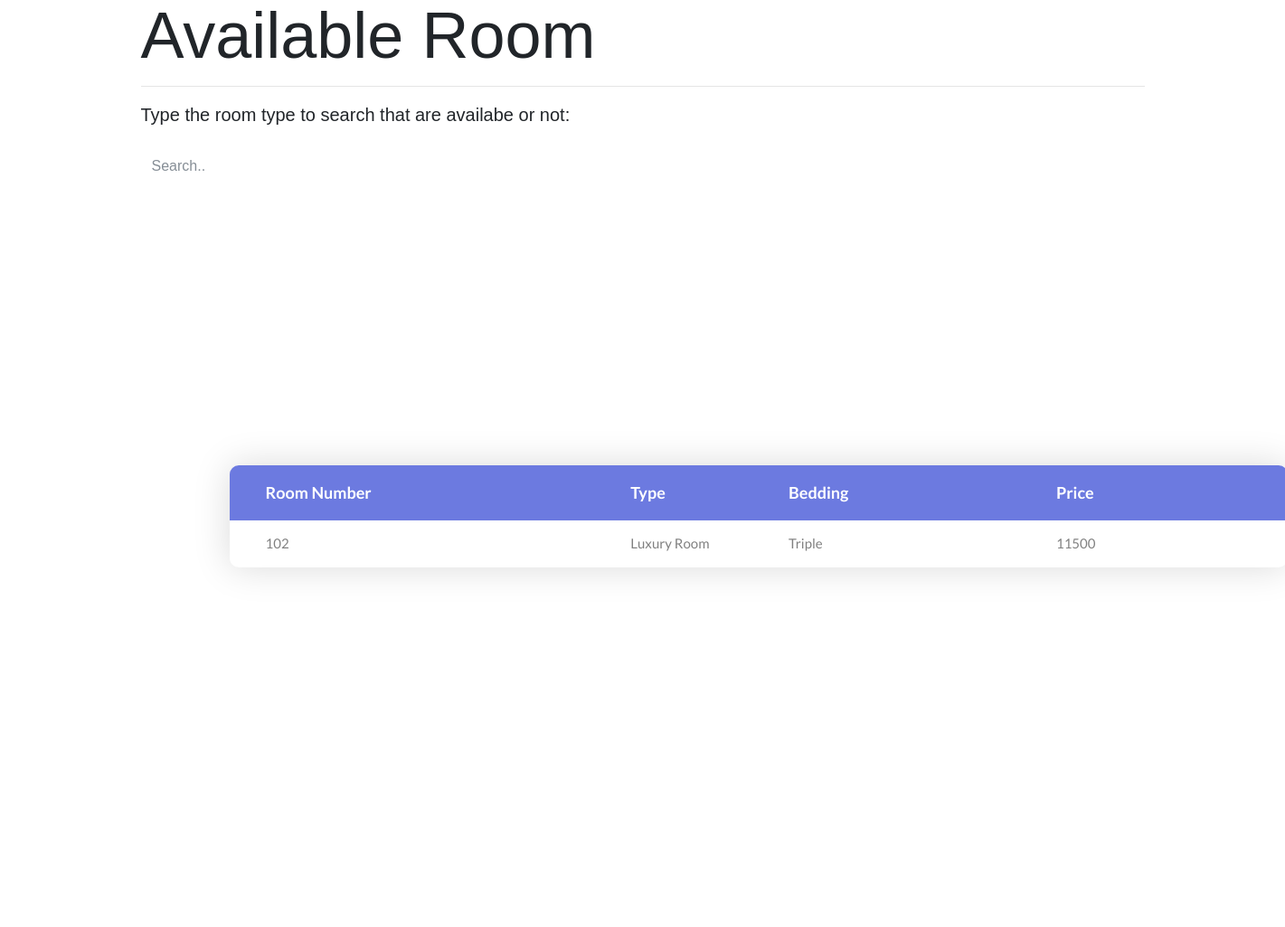
Page /availabe_room.php on the committed database.
### tables this page shows
CREATE TABLE `room_num` (
  `id` int(6) NOT NULL,
  `t_id` int(10) NOT NULL,
  `cusid` int(15) DEFAULT NULL
);

CREATE TABLE `room` (
  `id` int(10) UNSIGNED NOT NULL,
  `type` varchar(15) DEFAULT NULL,
  `bedding` varchar(10) DEFAULT NULL,
  `price` int(8) DEFAULT NULL
);

### availabe_room.php (the view, shortened to what this page needs)
<!DOCTYPE html>
<html lang="en">
<head>
	<link rel="stylesheet" type="text/css" href="css/bootstrap.min.css">
	<link rel="stylesheet" type="text/css" href="fonts/font-awesome-4.7.0/css/font-awesome.min.css">
	<link rel="stylesheet" type="text/css" href="css/animate.css">
	<link rel="stylesheet" type="text/css" href="css/select2.min.css">
	<link rel="stylesheet" type="text/css" href="css/perfect-scrollbar.css">
	<link rel="stylesheet" type="text/css" href="css/util.css">
	<link rel="stylesheet" type="text/css" href="css/main.css">
</head>
<body>
	<div class="container">
	<h2 class="display-3 lead">Available Room</h2>
	<hr>
  <p class="lead">Type the room type to search that are availabe or not:</p><br> </di>
  <input class="form-control" id="myInput" type="text" placeholder="Search..">
  <br>
	<div class="limiter">
		<div class="container-table100">
			<div class="wrap-table100">
				<div class="table100 ver1 m-b-110">
					<div class="table100-head">
						<table>
							<thead>
								<tr class="row100 head">
									<th class="cell100 column1">Room Number</th>
									<th class="cell100 column2">Type</th>
									<th class="cell100 column3">Bedding</th>
									<th class="cell100 column4">Price</th>
								</tr>
							</thead>
						</table>
					</div>
					<?php
                    require "connection.php";
                    $result= "SELECT rn.id,r.type,r.bedding,r.price
                              FROM room_num AS rn, room AS r
                              WHERE rn.t_id=r.id AND rn.cusid IS null";
                    $query= mysqli_query($conn,$result);
                    while($row=mysqli_fetch_assoc($query)){
                    echo '<div class="table100-body js-pscroll">
						<table>
							<tbody id="myTable">
								<tr class="row100 body">
									<td class="cell100 column1">'.$row["id"].'</td>
									<td class="cell100 column2">'.$row["type"].'</td>
									<td class="cell100 column3">'.$row["bedding"].'</td>
									<td class="cell100 column4">'.$row["price"].'</td>
								</tr>
							</tbody>
						</table>
					</div>';
                }
					?>
									</div>
				</div>
			</div>
		</div>
</body>
</html>

### css/perfect-scrollbar.css (style rules this page uses)
.ps { overflow: hidden !important; overflow-anchor: none; -ms-overflow-style: none; touch-action: auto; -ms-touch-action: auto; }

### css/main.css (style rules this page uses)
* { margin: 0px; padding: 0px; box-sizing: border-box; }
body, html { height: 100%; font-family: sans-serif; }
h1,h2,h3,h4,h5,h6 { margin: 0px; }
p { margin: 0px; }
input { display: block; outline: none; border: none !important; }
.js-pscroll { position: relative; overflow: hidden; }
.limiter { width: 1366px; margin: 0 auto; }
.container-table100 { width: 100%; min-height: 100vh; background: #fff; display: -webkit-box; display: -webkit-flex; display: -moz-box; display: -ms-flexbox; display: flex; align-items: center; justify-content: center; flex-wrap: wrap; padding: 33px 30px; }
.wrap-table100 { width: 1170px; }
.table100 { background-color: #fff; }
table { width: 100%; }
th, td { font-weight: unset; padding-right: 10px; }
.column1 { width: 33%; padding-left: 40px; }
.column2 { width: 13%; }
.column3 { width: 22%; }
.column4 { width: 19%; }
.table100-head th { padding-top: 18px; padding-bottom: 18px; }
.table100-body td { padding-top: 16px; padding-bottom: 16px; }
.table100 { position: relative; padding-top: 60px; }
.table100-head { position: absolute; width: 100%; top: 0; left: 0; }
.table100-body { max-height: 585px; overflow: auto; }
.table100.ver1 th { font-family: Lato-Bold; font-size: 18px; color: #fff; line-height: 1.4; background-color: #6c7ae0; }
.table100.ver1 td { font-family: Lato-Regular; font-size: 15px; color: #808080; line-height: 1.4; }
.table100.ver1 { border-radius: 10px; overflow: hidden; box-shadow: 0 0px 40px 0px rgba(0, 0, 0, 0.15); -moz-box-shadow: 0 0px 40px 0px rgba(0, 0, 0, 0.15); -webkit-box-shadow: 0 0px 40px 0px rgba(0, 0, 0, 0.15); -o-box-shadow: 0 0px 40px 0px rgba(0, 0, 0, 0.15); -ms-box-shadow: 0 0px 40px 0px rgba(0, 0, 0, 0.15); }

### rows in the picture
room_num: id "102", room.type "Luxury Room", room.bedding "Triple", room.price "11500"
